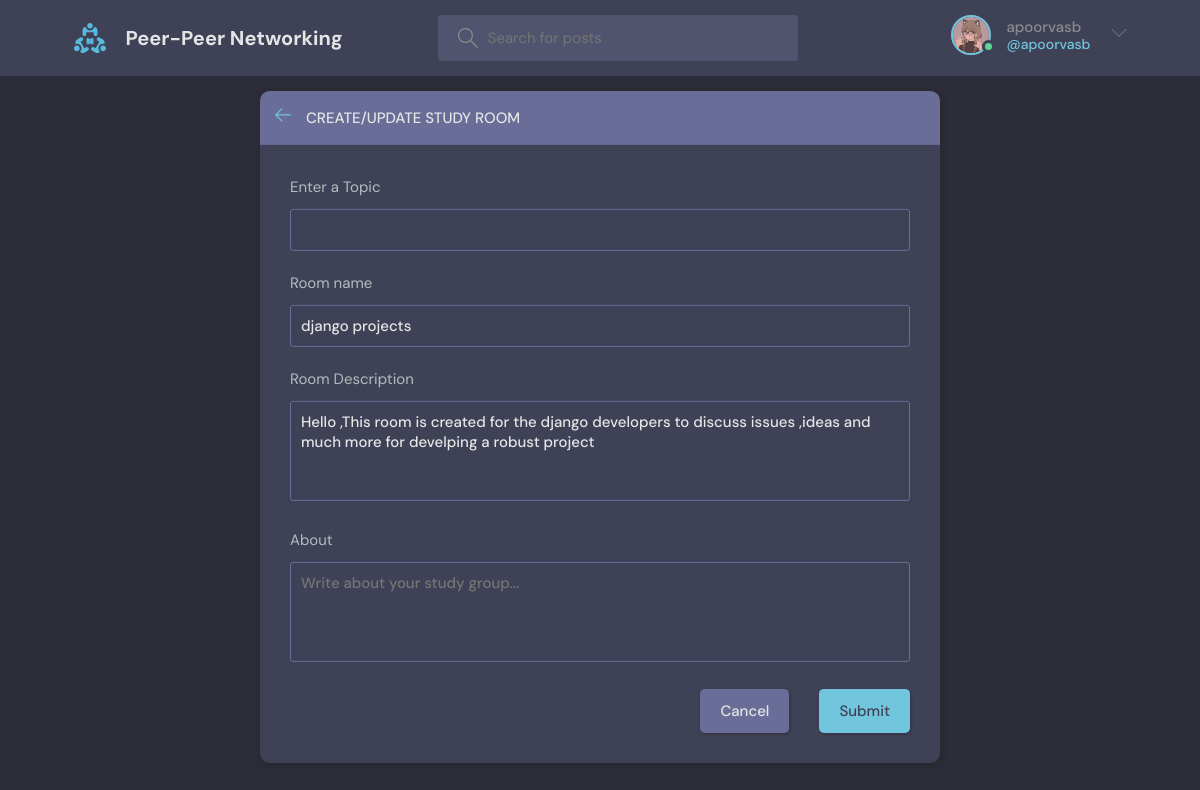
The app's page /update-room/1/ (signed in) with its own data.
### base/models.py (models this page shows, shortened)
class User(AbstractUser):
    name = models.CharField(max_length=200, null=True)
    email = models.EmailField(unique=True, null=True)
    bio = models.TextField(null=True)
    avatar = models.ImageField(null=True, default="avatar.svg")
    USERNAME_FIELD = 'email'
    REQUIRED_FIELDS = []

class Room(models.Model):
    host= models.ForeignKey(User,on_delete=models.SET_NULL,null=True)
    topic= models.ForeignKey(Topic,on_delete=models.SET_NULL,null=True)
    name =models.CharField(max_length=200)
    description =models.TextField(null=True,blank=True)
    participants=models.ManyToManyField(User,related_name='participants',blank=True)
    updated=models.DateTimeField(auto_now=True)
    created=models.DateTimeField(auto_now_add=True)
    class Meta:
        ordering = ['-updated' ,'-created']

### base/views.py (the view, shortened to what this page needs)
# urls.py: path('update-room/<str:pk>/',views.updateRoom,name='update-room'),
@login_required(login_url='login')
def updateRoom(request,pk):
    room=Room.objects.get(id=pk)
    topics=Topic.objects.all()
    form=RoomForm(instance=room)
    if request.user != room.host:
        return HttpResponse('your are not allowed here')
    context={'form':form ,'topics':topics}
    return render(request,'base/room_form.html',context)

### base/forms.py
class RoomForm(ModelForm):
    class Meta:
        model =Room
        fields = '__all__'
        exclude=['host','participants']

### base/templates/base/room_form.html (shortened to what this page needs)
{% extends 'main.html' %}
   {% block content%}
  <main class="create-room layout">
    <div class="container">
      <div class="layout__box">
        <div class="layout__boxHeader">
          <div class="layout__boxTitle">
            <a href="{% url 'home'%}">
              <svg version="1.1" xmlns="http://www.w3.org/2000/svg" width="32" height="32" viewBox="0 0 32 32">
                <title>arrow-left</title>
                <path
                  d="M13.723 2.286l-13.723 13.714 13.719 13.714 1.616-1.611-10.96-10.96h27.625v-2.286h-27.625l10.965-10.965-1.616-1.607z">
                </path>
              </svg>
            </a>
            <h3>Create/Update Study Room</h3>
          </div>
        </div>
        <div class="layout__body">
          <form class="form" action=""  method="POST">
            <div class="form__group">
                <label for="room_topic">Enter a Topic</label>
                <input required type="text" value="{{rooms.topic.name}}" name="topic" list="topic-list" />
              </div>
            <div class="form__group">
              <label for="room_name">Room name</label>
              {{form.name}}
            </div>
            <div class="form__group">
                <label for="room_description">Room Description</label>
                {{form.description}}
            </div>
            <div class="form__group">
              <label for="room_about">About</label>
              <textarea name="room_about" id="room_about" placeholder="Write about your study group..."></textarea>
            </div>
            <div class="form__action">
              <a class="btn btn--dark" href="index.html">Cancel</a>
              <button class="btn btn--main" type="submit">Submit</button>
            </div>
          </form>
        </div>
      </div>
    </div>
  </main>
{% endblock content%}

### templates/navbar.html (shortened to what this page needs)
{% load static %}
<header class="header header--loggedIn">
    <div class="container">
        <a href="{% url 'home' %}" class="header__logo">
            <img src="{% static 'images/logo.svg' %}" />
            <h1>Peer-Peer Networking</h1>
        </a>
        <form class="header__search" method="GET" action="{% url 'home' %}">
            <label>
                <input name="q" placeholder="Search for posts" />
            </label>
        </form>
        <nav class="header__menu">
            {% if request.user.is_authenticated %}
            <div class="header__user">
                <a href="{% url 'update-user' %}">
                    <div class="avatar avatar--medium active">
                        <img src="{{request.user.avatar.url}}" />
                    </div>
                    <p>{{request.user.username}} <span>@{{request.user.username}}</span></p>
                </a>
                <button class="dropdown-button">
                    <svg version="1.1" xmlns="http://www.w3.org/2000/svg" width="32" height="32" viewBox="0 0 32 32">
                        <title>chevron-down</title>
                        <path d="M16 21l-13-13h-3l16 16 16-16h-3l-13 13z"></path>
                    </svg>
                </button>
            </div>
            {% else %}
            <a href="{% url 'login' %}">
                <img src="{% static 'images/avatar.svg' %}" />
                <p>Login</p>
            </a>
            {% endif %}
        </nav>
    </div>
</header>

### records on screen
User: user.avatar (picture), user.username "apoorvasb"
Room: name "django projects", description "Hello ,This room is created for the django developers to discuss issues ,ideas and much more for develping a robust project"
